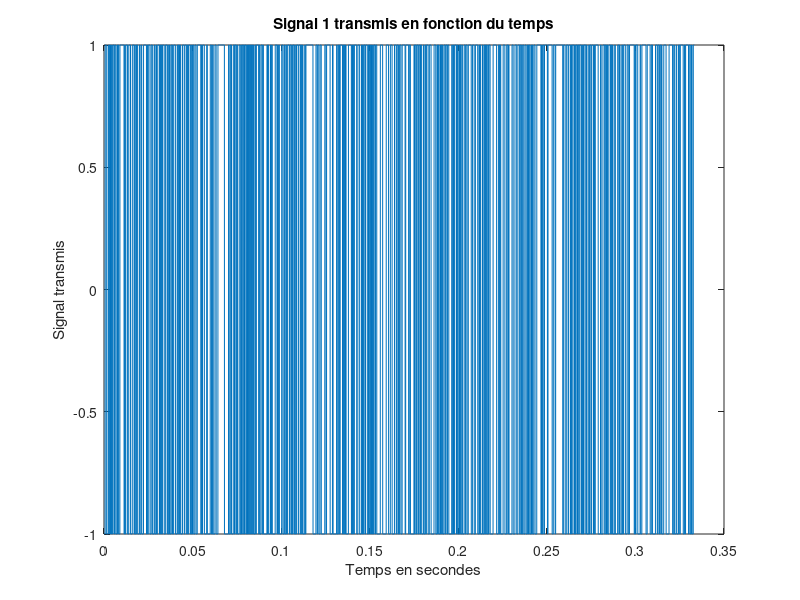
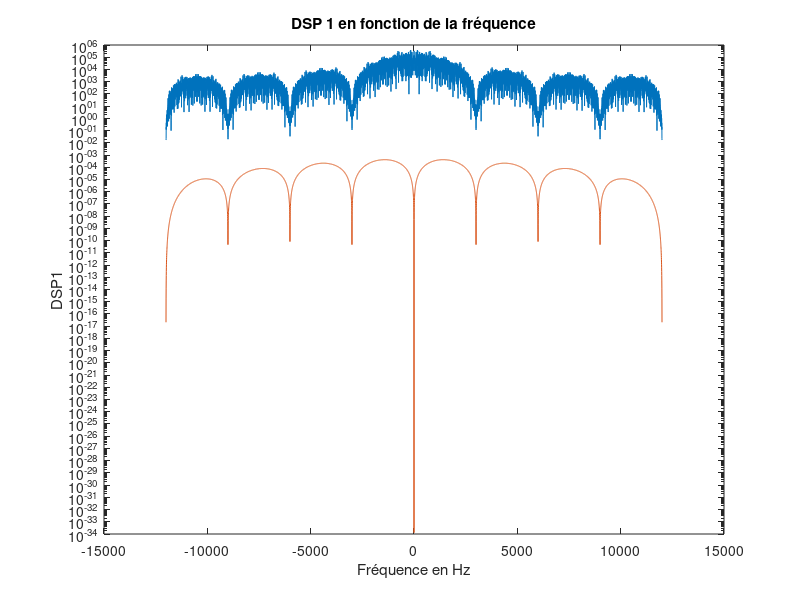
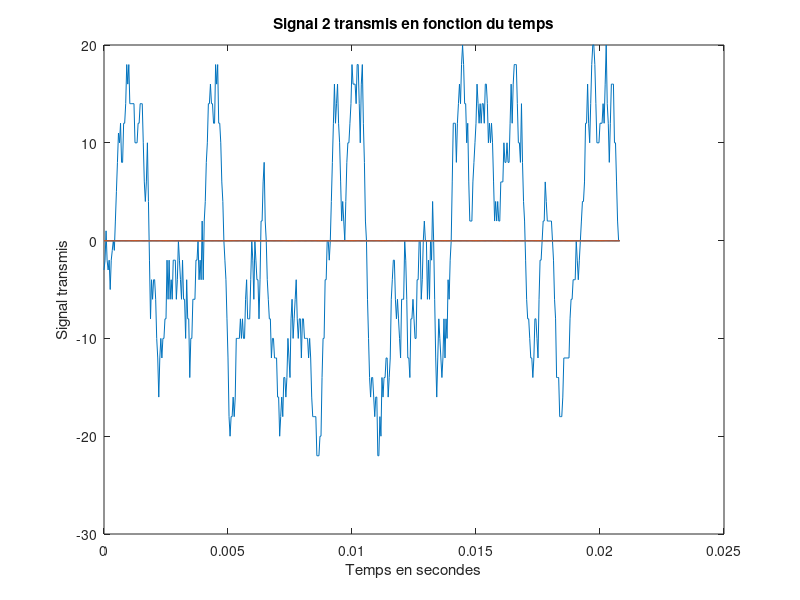
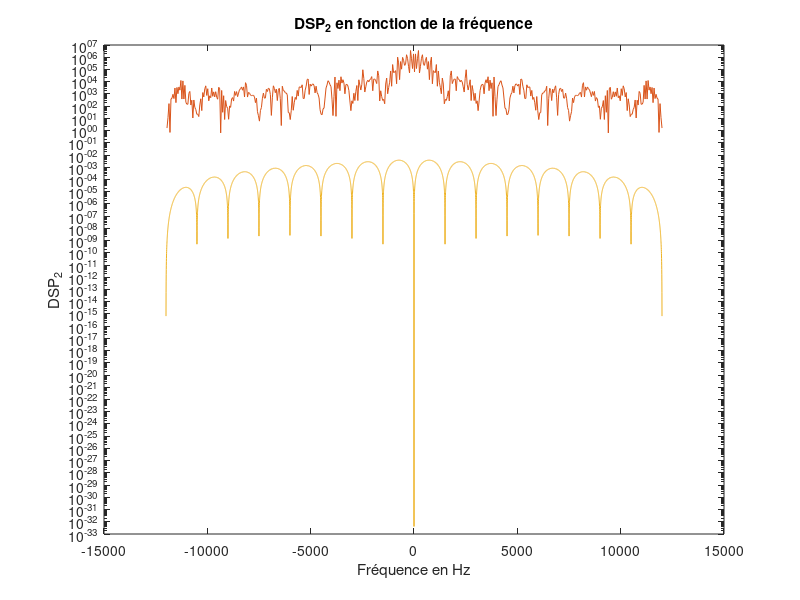

MATLAB code to generate these figures, in order: (Note: this script raises an error after producing the figures.)
%%--------------------------------------------------------------------------
%**************************************************************************
%-----------------Etude des modulateurs de base ---------------------------
%------------------------(Séquence 1)--------------------------------------

%--------------------------------------------------------------------------
%********************Auteur : AL GHARRAS IBRAHIM***************************
%--------------------------------------------------------------------------



%%-----------------------------Paramètres----------------------------------
clear 
close all;
clc;

%nombre de bits
nb_bits = 1000;

%Fréquence d'échantillonnage
Fe = 24000;
Te = 1/Fe;

%Débit binaire
Rb = 3000;
Tb = 1/Rb;

%Ordres du modulateurs
ord_m1 = 2;
ord_m2 = 4;


% --------------------Implantation des modulateurs-------------------------
%----------------------------Modulateur1-----------------------------------
 %Debit Symbole
Rs_1 = Rb/log2(ord_m1);
Ts_1 = 1/Rs_1;
Ns_1 = floor(Ts_1/Te);

    %Generation des bits
bits_1 = randi([0,1],1,nb_bits);
  
    %Mapping
Symboles_1 = 2*bits_1-1;

    %Surechantillonnage
Suite_diracs_1 = kron(Symboles_1, [1 zeros(1,Ns_1-1)]);

    %Filtrage de mise en forme
h = ones(1,Ns_1);
 
    %Filtrage de mise en forme
x_1 = filter(h,1,Suite_diracs_1);  

    %DSP
DSP_1 = abs(fft(x_1)).^2;
f =linspace(-Fe/2,Fe/2,length(DSP_1));
DSP_1_theo = Ts_1 .* (sin(pi.*f.*Ts_1)./pi.*f.*Ts_1).^2;

   %Tracé du signal transmis et de sa DSP
figure(1);
plot((0:Te:length(x_1)*Te-Te),x_1);
%axis([0 nb_bits-1 -1.5 1.5])
xlabel("Temps en secondes");
ylabel("Signal transmis");
title("Signal 1 transmis en fonction du temps");

figure(2);
semilogy(linspace(-Fe/2,Fe/2,length(DSP_1)),fftshift(DSP_1));
xlabel("Fréquence en Hz");
ylabel("DSP1");
title("DSP 1 en fonction de la fréquence");
hold on
semilogy(linspace(-Fe/2,Fe/2,length(DSP_1)),fftshift(DSP_1_theo));


%----------------------------Modulateur2-----------------------------------

    %Debit Symbole
Rs_2 = Rb/log2(ord_m2);
Ts_2 = 1/Rs_2;
Ns_2 = floor(Ts_2/Te);

    %Generation des bits
bits_2 = randi([0,1],1,nb_bits);
  

    %Mapping
Symboles_2 = 2*(bi2de((reshape(bits_2,length(bits_2)/2,2))))-3;%%%

    %Surechantillonnage
Suite_diracs_2 = kron(Symboles_2, [1 zeros(1,Ns_2-1)]);

    %Filtrage de mise en forme
h = ones(1,Ns_2);
 
 
x_2 = filter(h,1,Suite_diracs_2);  

    %DSP
Dsp_2 = abs(fft(x_2)).^2;
DSP_2_theo = Ts_2 .* (sin(pi.*f.*Ts_2)./pi.*f.*Ts_2).^2;%%

    %Tracé du signal transmis et de sa DSP
figure(3);
plot((0:Te:length(x_2)*Te-Te),x_2);
xlabel("Temps en secondes");
ylabel("Signal transmis");
title("Signal 2 transmis en fonction du temps");

figure(4);
semilogy(linspace(-Fe/2,Fe/2,length(Dsp_2)),fftshift(Dsp_2));
xlabel("Fréquence en Hz");
ylabel("DSP_2");
title("DSP_2 en fonction de la fréquence");
hold on
semilogy(linspace(-Fe/2,Fe/2,length(DSP_2_theo)),fftshift(DSP_2_theo));



%-------------------------%Modulateur3-------------------------------------
 
%Debit Symbole
Rs_3 = Rb/log2(ord_m1);
Ts_3 = 1/Rs_3;
Ns_3 = floor(Ts_3/Te);
alpha = rand;

L = floor((nb_bits-1)/Ns_3);
%Generation des bits
bits_3 = randi([0,1],1,nb_bits);

%Mapping
Symboles_3 = 2*bits_3-1;

%Surechantillonnage
Suites_diracs_3 = kron(Symboles_3 , [1 zeros(1,Ns_3 - 1)]);

%Filtrage de mise en forme
h = rcosdesign(alpha, L, Ns_3);
x_3 = filter(h,1,Suites_diracs_3);

%La densité spectrale de puissance
Dsp_3 = abs(fft(x_3)).^2;

    %Tracé du signal transmis et de sa DSP
figure(5);
plot((0:Te:length(x_3)*Te-Te),x_3);
xlabel("Temps en secondes");
ylabel("Signal transmis");
title("Signal 3 transmis en fonction du temps");


%----------------Comparaison des deux tracés-------------------------------
               %(Dsp obtenu avec Dsp théorique)

% DSP théorique du signal transmis 1 : 
Rs1 = Rb ; 



% DSP théorique du signal transmis 3 : 
F3 = -Fe/2:Fe/(Fe-1):Fe/2;
Ts = 1/Rb ; 
DSP3_theo = zeros(1,Fe);
cond1 = (abs(F3) <= (1+alpha)/(2*Ts)) & (abs(F3) >= (1-alpha)/(2*Ts));
ind_3 = find(cond1 == 1);
cond2 = (abs(F3)<(1-alpha)/(2*Ts));
DSP3_theo(cond1==1) = (1/2).* ( ones(1,length(ind_3)) + cos((pi*Ts/alpha).*(abs(F3(ind_3)) - ((1-alpha)/(2*Ts)).*ones(1,length(ind_3)))));
DSP3_theo(cond2==1) = 1;

% Comparaison des DSP
figure(6);
hold on
Sign = linspace(-Fe/2,Fe/2,length(Dsp_3));
plot(Sign,fftshift(Dsp_3 / max(Dsp_3)));
xlabel("Fréquence en Hz");
ylabel("DSP_3");
plot(F3 , DSP3_theo / max(DSP3_theo) , 'DisplayName' , 'DSPtheorique3');
hold off
title("Comparaison DSPs du Modulateur 3");

%------------------------------FIN-----------------------------------------
%------------------------------FIN-----------------------------------------
